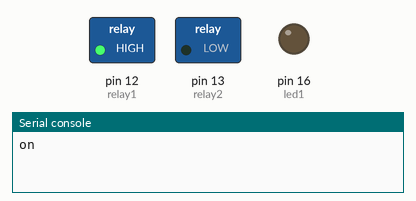
The program below on a simulated MicroPython board. On the bench: switched loads named in the program (green lamp = pin HIGH), output pins drawn as LEDs (lit = HIGH), the last lines printed to the serial console.

Above: at 0.5 s.
At 1.15 s:
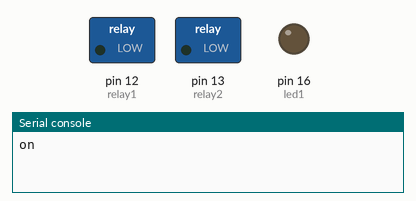
At 2.25 s:
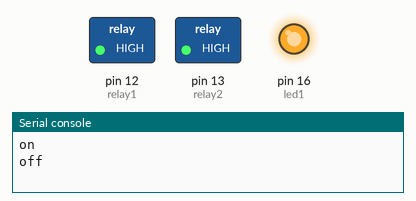
At 3.9 s:
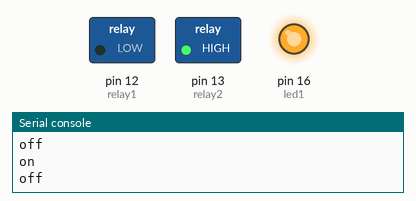
Timing chart, 0 to 5.1 s (numbered marks = the images above):
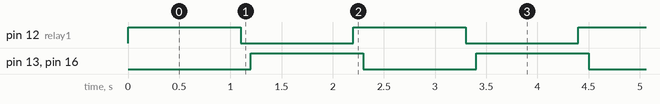

Measured:
- by itself, pin 12 (relay1), pin 13 (relay2), pin 16 (led1): alternates HIGH for 1.1 s and LOW for 1.1 s
- by itself, everything shown: repeats every 2.2 s, in 4 steps

The program:

electrodragon-blink.py
```python
# Toggles two relays and built-in LED
import utime

from machine import Pin
def main():
    relay1 = Pin(12, Pin.OUT)
    relay2 = Pin(13, Pin.OUT)
    led1 = Pin(16, Pin.OUT)
    enabled = False
    while True:
        if enabled:
            relay1.off()
            utime.sleep_ms(100)
            relay2.on()
            led1.on()
            print('off')
        else:
            relay1.on()
            utime.sleep_ms(100)
            relay2.off()
            led1.off()
            print('on')
        utime.sleep_ms(1000)
        enabled = not enabled

if __name__ == '__main__':
    main()
```
